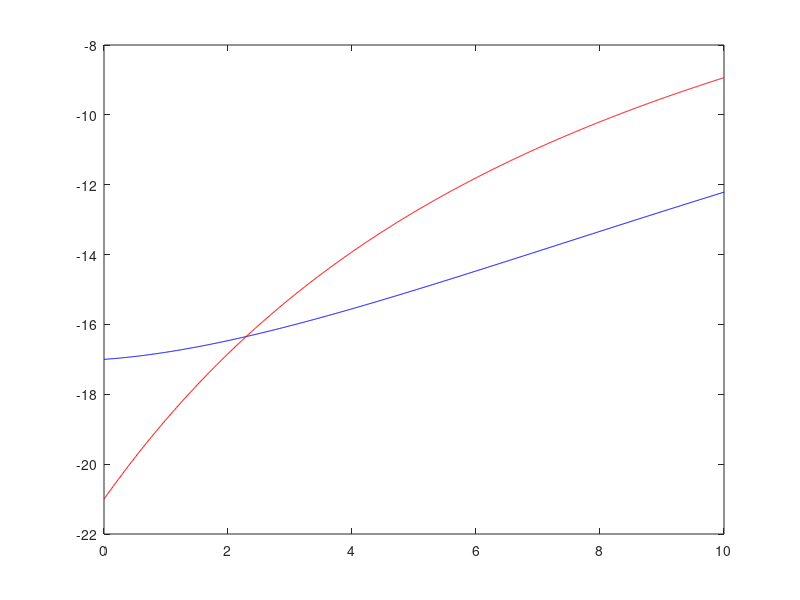

This figure's MATLAB source:
function [] = Example_A()
    % Solve this set of ODEs
    % x' = [  -1/10   3/40    x
    %          1/10   -1/5 ]  
    %
    % We can also write this as:
    % dx1dt = -1/10 x1 + 3/40 x2   and
    % dx2dt = 1/10 x1 - 1/5 x2
    % which is a useful form to use when putting the simulink model
    % together.
    % To solve this, we need to find the eigenvalues and eigenvectors
    % first.
    A  = [-1/10, 3/40; 
          1/10, -1/5];

    % Use MATLAB's built in function eig() to solve these
    [eigenvectors, eigenvalues] = eig(A);

    % Show these one at a time
    for i = 1:1:length(A)
        S = sprintf('---- Eigenvalue %d and its associated Eigenvector ----', i);
        disp(S);
        eigenvalue = eigenvalues(i,i)
        eigenvector = eigenvectors(:,i)
        % The eigenvalues returned by default in Matlab are normalized
        % such that the magnitude of the eigenvector is 1.
        % This can be demonstrated using:
        sum(eigenvector.^2)
    end

    % Now, our initial conditions are x1(0) = -17 and x2(0) = -21.
    % Our general solution will be
    % y = A*Vector1*exp(lambda1*t) + B*Vector2*exp(lambda2)
    % We can solve for A and B by inverting the matrix
   x = inv(eigenvectors)*[-17; -21]
   
   % To make sense of this, I need to multiply
   disp('Meow')
   x(1)*eigenvectors(:,1)
   x(2)*eigenvectors(:,2)
   

   t = 0:0.01:10;
   x1 = x(1)*eigenvectors(1, 1)*exp(t.*eigenvalues(1,1)) + x(2)*eigenvectors(1, 2)*exp(t.*eigenvalues(2,2));
   x2 = x(1)*eigenvectors(2, 1)*exp(t.*eigenvalues(1,1)) + x(2)*eigenvectors(2, 2)*exp(t.*eigenvalues(2,2));

   % Plot the solution
   plot(t, x1, 'b')
   hold on
   plot(t, x2, 'r')

end
